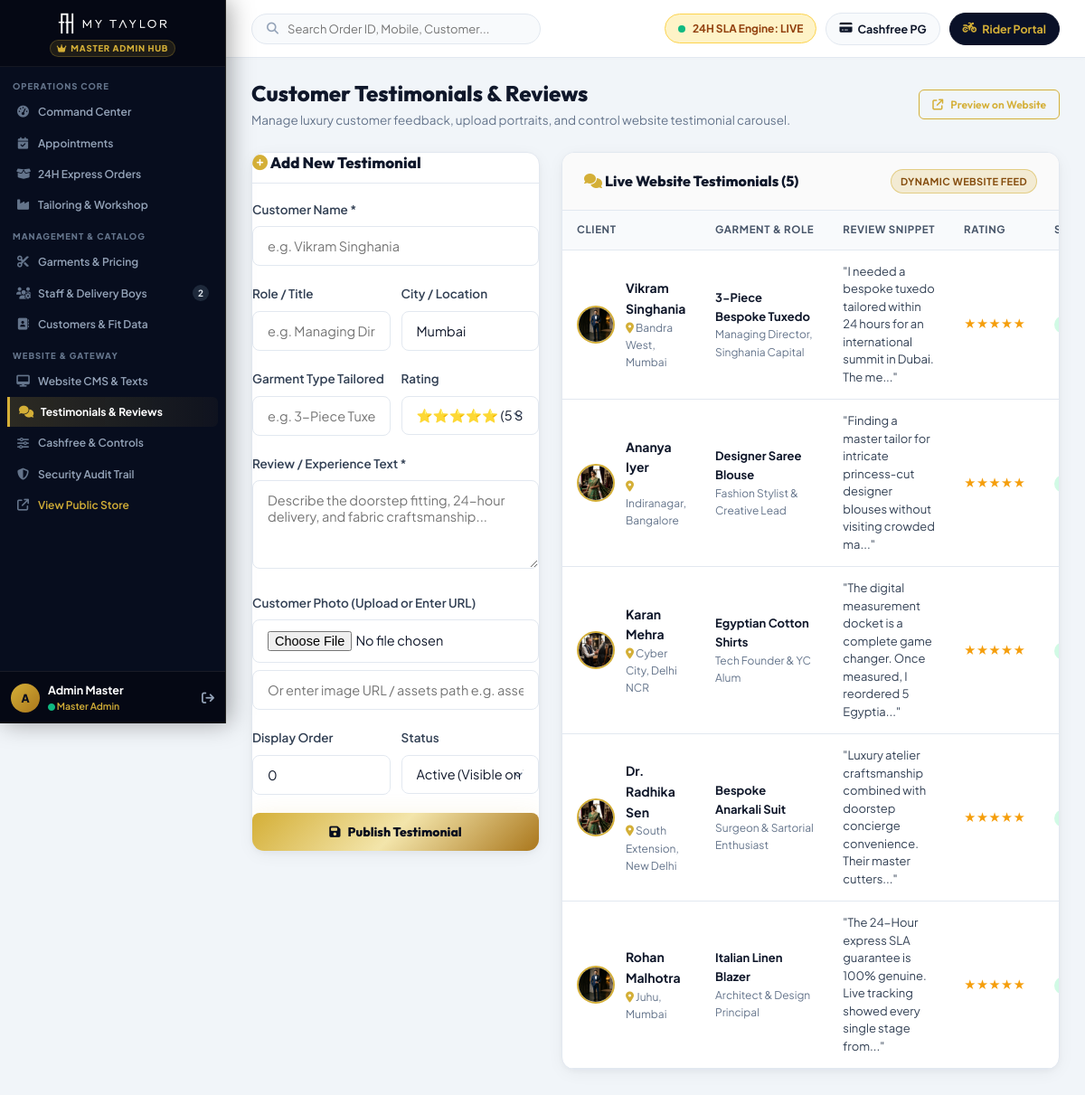
/admin/testimonials.php (signed in), run on the app's committed database.
### tables this page shows
CREATE TABLE IF NOT EXISTS `testimonials` (
  `id` INT AUTO_INCREMENT PRIMARY KEY,
  `customer_name` VARCHAR(100) NOT NULL,
  `customer_role` VARCHAR(100) DEFAULT 'Verified Client',
  `location` VARCHAR(100) DEFAULT 'Mumbai',
  `rating` INT DEFAULT 5,
  `review_text` TEXT NOT NULL,
  `image_url` VARCHAR(255) DEFAULT NULL,
  `garment_type` VARCHAR(100) DEFAULT 'Bespoke Suit',
  `status` ENUM('active', 'inactive') DEFAULT 'active',
  `display_order` INT DEFAULT 0,
  `created_at` DATETIME DEFAULT CURRENT_TIMESTAMP
);

### config/config.php (called while the page is built, shortened)
<?php
function e($str) {
    return htmlspecialchars((string)$str, ENT_QUOTES, 'UTF-8');
}

### admin/testimonials.php (the view, shortened to what this page needs)
<?php
require_once __DIR__ . '/includes/admin_header.php';
$pdo = getDbConnection();
$pdo->exec("CREATE TABLE IF NOT EXISTS `testimonials` (
    `id` INT AUTO_INCREMENT PRIMARY KEY,
    `customer_name` VARCHAR(100) NOT NULL,
    `customer_role` VARCHAR(100) DEFAULT 'Verified Client',
    `location` VARCHAR(100) DEFAULT 'Mumbai',
    `rating` INT DEFAULT 5,
    `review_text` TEXT NOT NULL,
    `image_url` VARCHAR(255) DEFAULT NULL,
    `garment_type` VARCHAR(100) DEFAULT 'Bespoke Suit',
    `status` ENUM('active', 'inactive') DEFAULT 'active',
    `display_order` INT DEFAULT 0,
    `created_at` DATETIME DEFAULT CURRENT_TIMESTAMP
) ENGINE=InnoDB DEFAULT CHARSET=utf8mb4;");
$editItem = null;
$testimonials = $pdo->query("SELECT * FROM `testimonials` ORDER BY `display_order` ASC, `id` DESC")->fetchAll();
?>
<div style="display:flex; justify-content:space-between; align-items:center; margin-bottom:24px; flex-wrap:wrap; gap:14px;">
  <div>
    <h2 style="font-size:24px; font-weight:800; color:#0F172A; margin:0;">Customer Testimonials & Reviews</h2>
    <p style="color:#64748B; font-size:13.5px; margin:4px 0 0;">Manage luxury customer feedback, upload portraits, and control website testimonial carousel.</p>
  </div>
  <a href="<?= APP_URL ?>/index.php#testimonials" target="_blank" class="btn btn-gold-outline btn-sm">
    <i class="fa-solid fa-arrow-up-right-from-square"></i> Preview on Website
  </a>
</div>
<div style="display:grid; grid-template-columns: 1.1fr 1.9fr; gap:24px; align-items:start;">
  <div class="admin-card">
    <div style="display:flex; justify-content:space-between; align-items:center; margin-bottom:18px; border-bottom:1px solid #E2E8F0; padding-bottom:12px;">
      <h3 style="font-size:17px; font-weight:800; color:#0F172A; margin:0;">
        <?= $editItem ? '<i class="fa-solid fa-pen-to-square text-gold"></i> Edit Testimonial' : '<i class="fa-solid fa-plus-circle text-gold"></i> Add New Testimonial' ?>
      </h3>
    </div>
    <form action="<?= APP_URL ?>/admin/testimonials.php" method="POST" enctype="multipart/form-data">
      <div class="form-group">
        <label class="form-label">Customer Name *</label>
        <input type="text" name="customer_name" class="form-control" required placeholder="e.g. Vikram Singhania" value="<?= e($editItem['customer_name'] ?? '') ?>">
      </div>
      <div style="display:grid; grid-template-columns:1fr 1fr; gap:12px;">
        <div class="form-group">
          <label class="form-label">Role / Title</label>
          <input type="text" name="customer_role" class="form-control" placeholder="e.g. Managing Director" value="<?= e($editItem['customer_role'] ?? '') ?>">
        </div>
        <div class="form-group">
          <label class="form-label">City / Location</label>
          <input type="text" name="location" class="form-control" placeholder="e.g. South Mumbai" value="<?= e($editItem['location'] ?? 'Mumbai') ?>">
        </div>
      </div>
      <div style="display:grid; grid-template-columns:1fr 1fr; gap:12px;">
        <div class="form-group">
          <label class="form-label">Garment Type Tailored</label>
          <input type="text" name="garment_type" class="form-control" placeholder="e.g. 3-Piece Tuxedo" value="<?= e($editItem['garment_type'] ?? '') ?>">
        </div>
        <div class="form-group">
          <label class="form-label">Rating</label>
          <select name="rating" class="form-control form-select">
            <option value="5" <?= ($editItem['rating'] ?? 5) == 5 ? 'selected' : '' ?>>⭐⭐⭐⭐⭐ (5 Stars - Exceptional)</option>
          </select>
        </div>
      </div>
      <div class="form-group">
        <label class="form-label">Review / Experience Text *</label>
        <textarea name="review_text" class="form-control" rows="4" required placeholder="Describe the doorstep fitting, 24-hour delivery, and fabric craftsmanship..."><?= e($editItem['review_text'] ?? '') ?></textarea>
      </div>
      <div class="form-group">
        <label class="form-label">Customer Photo (Upload or Enter URL)</label>
        <input type="file" name="image_file" class="form-control" accept="image/*" style="margin-bottom:8px;">
        <input type="text" name="image_url" class="form-control" placeholder="Or enter image URL / assets path e.g. assets/images/testimonial_1.jpg" value="<?= e($editItem['image_url'] ?? '') ?>">
      </div>
      <div style="display:grid; grid-template-columns:1fr 1fr; gap:12px;">
        <div class="form-group">
          <label class="form-label">Display Order</label>
          <input type="number" name="display_order" class="form-control" value="<?= e($editItem['display_order'] ?? 0) ?>">
        </div>
        <div class="form-group">
          <label class="form-label">Status</label>
          <select name="status" class="form-control form-select">
            <option value="active" <?= ($editItem['status'] ?? 'active') === 'active' ? 'selected' : '' ?>>Active (Visible on Website)</option>
          </select>
        </div>
      </div>
      <button type="submit" class="btn btn-gold btn-block" style="font-weight:800; padding:12px; justify-content:center; width:100%;">
        <i class="fa-solid fa-floppy-disk"></i> <?= $editItem ? 'Save Changes' : 'Publish Testimonial' ?>
      </button>
    </form>
  </div>
  <div class="admin-card" style="padding:0; overflow:hidden;">
    <div style="padding:18px 24px; border-bottom:1px solid #E2E8F0; background:#FAFAFA; display:flex; justify-content:space-between; align-items:center;">
      <h3 style="font-size:16px; font-weight:800; color:#0F172A; margin:0;">
        <i class="fa-solid fa-comments text-gold"></i> Live Website Testimonials (<?= count($testimonials) ?>)
      </h3>
      <span class="badge-status badge-gold">Dynamic Website Feed</span>
    </div>
    <div style="overflow-x:auto;">
      <table class="admin-table" style="width:100%;">
        <thead>
          <tr>
            <th>Client</th>
            <th>Garment & Role</th>
            <th>Review Snippet</th>
            <th>Rating</th>
            <th>Status</th>
          </tr>
        </thead>
        <tbody>
          <?php foreach ($testimonials as $t): ?>
            <tr>
              <td>
                <div style="display:flex; align-items:center; gap:12px;">
                  <?php if (!empty($t['image_url'])): ?>
                    <img src="<?= APP_URL ?>/<?= ltrim($t['image_url'], '/') ?>" alt="<?= e($t['customer_name']) ?>" style="width:42px; height:42px; border-radius:50%; object-fit:cover; border:2px solid var(--gold-primary);" onerror="this.src='<?= APP_URL ?>/assets/images/hero_tailor.jpg'">
                  <?php else: ?>
                    <div style="width:42px; height:42px; border-radius:50%; background:#0B132B; color:var(--gold-primary); display:flex; align-items:center; justify-content:center; font-weight:800; font-size:14px;">
                      <?= strtoupper(substr($t['customer_name'], 0, 1)) ?>
                    </div>
                  <?php endif; ?>
                  <div>
                    <strong style="color:#0F172A; font-size:14px;"><?= e($t['customer_name']) ?></strong>
                    <div style="color:#64748B; font-size:12px;"><i class="fa-solid fa-location-dot text-gold"></i> <?= e($t['location']) ?></div>
                  </div>
                </div>
              </td>
              <td>
                <strong style="font-size:13px; color:#0F172A;"><?= e($t['garment_type']) ?></strong>
                <div style="font-size:12px; color:#64748B;"><?= e($t['customer_role']) ?></div>
              </td>
              <td>
                <p style="font-size:13px; color:#334155; margin:0; max-width:280px; line-height:1.5;">
                  "<?= e(substr($t['review_text'], 0, 95)) ?><?= strlen($t['review_text']) > 95 ? '...' : '' ?>"
                </p>
              </td>
              <td>
                <span style="color:#F59E0B; font-size:13px;">
                  <?= str_repeat('★', (int)$t['rating']) ?>
                </span>
              </td>
              <td>
                <form action="<?= APP_URL ?>/admin/testimonials.php" method="POST" style="margin:0;">
                  <button type="submit" class="badge-status <?= $t['status'] === 'active' ? 'badge-emerald' : 'badge-gold' ?>" style="cursor:pointer; border:none;">
                  </button>
                </form>
              </td>
            </tr>
          <?php endforeach; ?>
        </tbody>
      </table>
    </div>
  </div>
</div>
<?php require_once __DIR__ . '/includes/admin_footer.php'; ?>

### assets/css/style.css (style rules this page uses)
:root { --font-primary: 'Plus Jakarta Sans', -apple-system, BlinkMacSystemFont, sans-serif; --font-heading: 'Outfit', sans-serif; --font-luxury: 'Playfair Display', Georgia, serif; --bg-primary: #070D1E; --bg-secondary: #0E172F; --bg-card: #141F3C; --bg-card-hover: #1A284D; --bg-light: #F8FAFC; --bg-light-card: #FFFFFF; --text-main: #0F172A; --text-muted: #64748B; --text-light: #F1F5F9; --text-light-muted: #94A3B8; --gold-primary: #D4AF37; --gold-hover: #B89628; --gold-light: #F7E7CE; --gold-gradient: linear-gradient(135deg, #D4AF37 0%, #F3E5AB 50%, #AA771C 100%); --gold-glow: 0 0 25px rgba(212, 175, 55, 0.35); --accent-blue: #2563EB; --accent-cyan: #06B6D4; --accent-emerald: #10B981; --accent-amber: #F59E0B; --accent-rose: #EF4444; --accent-purple: #8B5CF6; --border-dark: rgba(212, 175, 55, 0.2); --border-subtle: rgba(255, 255, 255, 0.08); --border-light: #E2E8F0; --radius-sm: 8px; --radius-md: 14px; --radius-lg: 20px; --radius-full: 9999px; --shadow-sm: 0 2px 4px rgba(0, 0, 0, 0.05); --shadow-md: 0 10px 25px -5px rgba(0, 0, 0, 0.1), 0 8px 10px -6px rgba(0, 0, 0, 0.1); --shadow-lg: 0 20px 35px -5px rgba(0, 0, 0, 0.25); --shadow-gold: 0 10px 30px rgba(212, 175, 55, 0.25); --transition: all 0.25s cubic-bezier(0.4, 0, 0.2, 1); }
* { margin: 0; padding: 0; box-sizing: border-box; }
html { scroll-behavior: smooth; overflow-x: hidden; max-width: 100vw; }
body { font-family: var(--font-primary); background-color: var(--bg-light); color: var(--text-main); line-height: 1.6; -webkit-font-smoothing: antialiased; overflow-x: hidden; width: 100%; max-width: 100vw; }
h1, h2, h3, h4, h5, h6 { font-family: var(--font-heading); font-weight: 700; color: inherit; line-height: 1.25; }
.text-gold { color: var(--gold-primary) !important; }
.btn { display: inline-flex; align-items: center; justify-content: center; gap: 8px; padding: 10px 22px; font-size: 14px; font-weight: 600; border-radius: var(--radius-sm); text-decoration: none; cursor: pointer; transition: var(--transition); border: 1px solid transparent; font-family: var(--font-heading); }
.btn-gold { background: var(--gold-gradient); color: #070D1E; font-weight: 700; box-shadow: var(--shadow-gold); border: none; }
.btn-gold-outline { background: transparent; color: var(--gold-primary); border: 1px solid var(--gold-primary); }
.btn-sm { padding: 6px 14px; font-size: 12px; border-radius: 6px; }
.btn-block { width: 100%; }
.badge-emerald { background: #D1FAE5; color: #065F46; }
.badge-gold { background: rgba(212, 175, 55, 0.2); color: #854D0E; border: 1px solid rgba(212, 175, 55, 0.5); }
.badge-status { display: inline-flex; align-items: center; padding: 4px 10px; border-radius: 6px; font-size: 11px; font-weight: 700; text-transform: uppercase; }
.form-group { margin-bottom: 20px; }
.form-label { display: block; font-size: 13.5px; font-weight: 600; color: #334155; margin-bottom: 8px; }
.form-control { width: 100%; padding: 12px 16px; font-size: 14.5px; border-radius: var(--radius-sm); border: 1px solid var(--border-light); background: #FFFFFF; color: #0F172A; font-family: inherit; transition: var(--transition); }
.form-select { appearance: none; background-repeat: no-repeat; background-position: right 14px center; background-size: 16px; }

### data on the page
testimonials: image_url (picture), customer_name "Vikram Singhania", location "Bandra West, Mumbai", garment_type "3-Piece Bespoke Tuxedo", customer_role "Managing Director, Singhania Capital", review_text "I needed a bespoke tuxedo tailored within 24 hours for an international summit in Dubai. The me", rating "★★★★★"
testimonials: image_url (picture), customer_name "Ananya Iyer", location "Indiranagar, Bangalore", garment_type "Designer Saree Blouse", customer_role "Fashion Stylist & Creative Lead", review_text "Finding a master tailor for intricate princess-cut designer blouses without visiting crowded ma", rating "★★★★★"
testimonials: image_url (picture), customer_name "Karan Mehra", location "Cyber City, Delhi NCR", garment_type "Egyptian Cotton Shirts", customer_role "Tech Founder & YC Alum", review_text "The digital measurement docket is a complete game changer. Once measured, I reordered 5 Egyptia", rating "★★★★★"
testimonials: image_url (picture), customer_name "Dr. Radhika Sen", location "South Extension, New Delhi", garment_type "Bespoke Anarkali Suit", customer_role "Surgeon & Sartorial Enthusiast", review_text "Luxury atelier craftsmanship combined with doorstep concierge convenience. Their master cutters", rating "★★★★★"
testimonials: image_url (picture), customer_name "Rohan Malhotra", location "Juhu, Mumbai", garment_type "Italian Linen Blazer", customer_role "Architect & Design Principal", review_text "The 24-Hour express SLA guarantee is 100% genuine. Live tracking showed every single stage from", rating "★★★★★"

### other printed values
$activeStaffCount "2"
substr($currentUser['name'] ?? 'A', 0, 1) "A"
$currentUser['name'] "Admin Master"
count($testimonials) "5"
